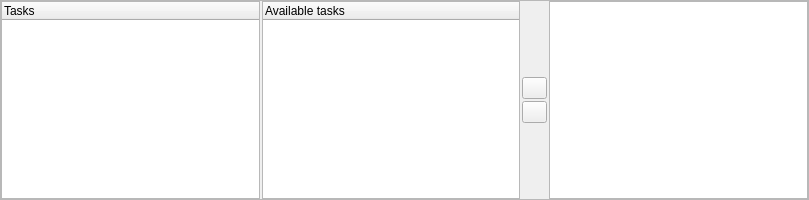
<ui version="4.0" >
 <class>KPlato::PertEditor</class>
 <widget class="QWidget" name="KPlato::PertEditor" >
  <property name="geometry" >
   <rect>
    <x>0</x>
    <y>0</y>
    <width>809</width>
    <height>200</height>
   </rect>
  </property>
  <layout class="QVBoxLayout" name="verticalLayout" >
   <property name="margin" >
    <number>0</number>
   </property>
   <item>
    <widget class="QFrame" name="frame" >
     <property name="frameShape" >
      <enum>QFrame::StyledPanel</enum>
     </property>
     <property name="frameShadow" >
      <enum>QFrame::Sunken</enum>
     </property>
     <layout class="QHBoxLayout" name="horizontalLayout_2" >
      <property name="margin" >
       <number>0</number>
      </property>
      <item>
       <layout class="QHBoxLayout" name="horizontalLayout" >
        <property name="spacing" >
         <number>2</number>
        </property>
        <item>
         <widget class="QTreeWidget" name="taskList" >
          <column>
           <property name="text" >
            <string>Tasks</string>
           </property>
          </column>
         </widget>
        </item>
        <item>
         <widget class="QTreeWidget" name="available" >
          <column>
           <property name="text" >
            <string>Available tasks</string>
           </property>
          </column>
         </widget>
        </item>
        <item>
         <layout class="QVBoxLayout" >
          <item>
           <spacer>
            <property name="orientation" >
             <enum>Qt::Vertical</enum>
            </property>
            <property name="sizeHint" stdset="0" >
             <size>
              <width>20</width>
              <height>40</height>
             </size>
            </property>
           </spacer>
          </item>
          <item>
           <widget class="QPushButton" name="addBtn" >
            <property name="sizePolicy" >
             <sizepolicy vsizetype="Fixed" hsizetype="Fixed" >
              <horstretch>0</horstretch>
              <verstretch>0</verstretch>
             </sizepolicy>
            </property>
            <property name="maximumSize" >
             <size>
              <width>25</width>
              <height>25</height>
             </size>
            </property>
            <property name="toolTip" >
             <string>Add required task</string>
            </property>
            <property name="text" >
             <string/>
            </property>
           </widget>
          </item>
          <item>
           <widget class="QPushButton" name="removeBtn" >
            <property name="maximumSize" >
             <size>
              <width>25</width>
              <height>25</height>
             </size>
            </property>
            <property name="toolTip" >
             <string>Remove required task</string>
            </property>
            <property name="text" >
             <string/>
            </property>
           </widget>
          </item>
          <item>
           <spacer>
            <property name="orientation" >
             <enum>Qt::Vertical</enum>
            </property>
            <property name="sizeHint" stdset="0" >
             <size>
              <width>20</width>
              <height>40</height>
             </size>
            </property>
           </spacer>
          </item>
         </layout>
        </item>
        <item>
         <widget class="RelationTreeView" name="required" />
        </item>
       </layout>
      </item>
     </layout>
    </widget>
   </item>
  </layout>
 </widget>
 <customwidgets>
  <customwidget>
   <class>RelationTreeView</class>
   <extends>QTreeView</extends>
   <header>kptrelationeditor.h</header>
  </customwidget>
 </customwidgets>
 <tabstops>
  <tabstop>taskList</tabstop>
  <tabstop>available</tabstop>
  <tabstop>addBtn</tabstop>
  <tabstop>removeBtn</tabstop>
  <tabstop>required</tabstop>
 </tabstops>
 <resources/>
 <connections/>
</ui>
